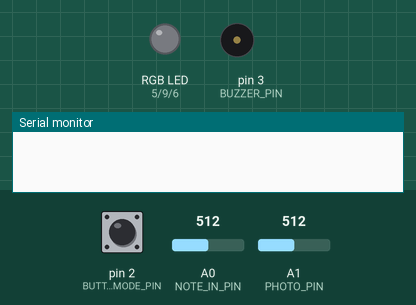
A sketch run on a simulated Arduino Uno, built with avr-gcc and run on an emulated ATmega328P. Shown: an RGB LED mixed from three pins (HIGH = lit), buzzer (waves = sounding), the last lines printed to the serial monitor. The inputs (shaded band) are chosen by the test bench; at power-on: pin 2 (BUTTON_MODE_PIN) LOW, A1 (PHOTO_PIN) = 512, A0 (NOTE_IN_PIN) = 512.

Above: at 1.2 s.
1.3 s: pin 2 (BUTTON_MODE_PIN) pulled HIGH for 1 s
At 3.0 s:
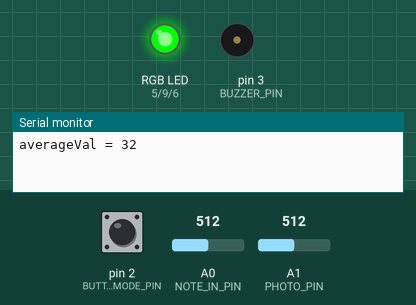
4.0 s: pin 2 (BUTTON_MODE_PIN) pulled HIGH for 3.2 s
At 7.9 s:
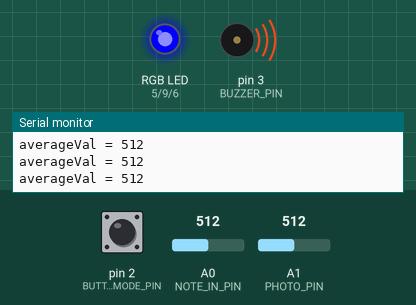
8.7 s: A1 (PHOTO_PIN) set to 106
At 9.7 s:
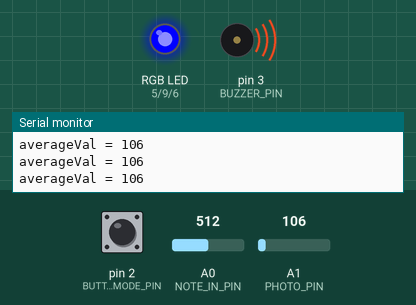
11.7 s: A1 (PHOTO_PIN) set to 90
At 12.5 s:
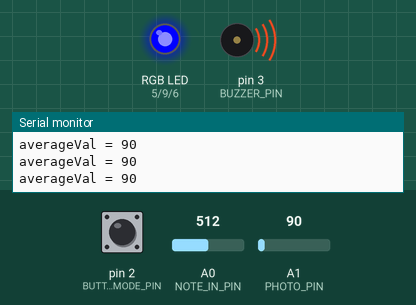
14.7 s: pin 2 (BUTTON_MODE_PIN) pulled HIGH for 0.15 s
At 15.6 s:
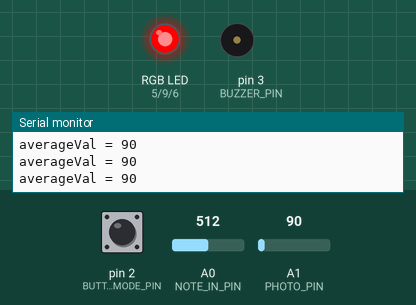
Timing chart, 0 to 17.6 s (numbered marks = the images above; inputs shaded):
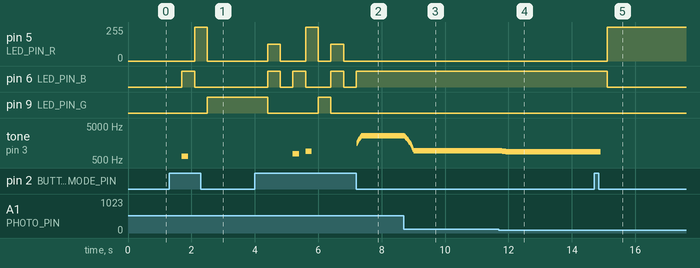

The sketch:

CART_360_ETUDE_3.ino
```cpp
/**********************ETUDE 3 CART 360 2017*******************************
 * WELCOME! IN THIS ETUDE WE WILL USE TIMERS & THE RUNNING AVERAGE
 * THE PURPOSE OF THIS EXERCISE IS EXTEND ETUDE_2 WITH THE FOLLOWING FUNCTIONALITY:
 * 1/ WE WILL CHANGE THE RECORD MODE SUCH THAT IT NOT ONLY RECORDS THE NOTE BUT THE DURATION THAT NOTE WAS PRESSED AS WELL
 * WE WILL ALLOW A USER TO HOLD DOWN A BUTTON FOR A MAXIMUM OF 5 SECONDS
 * 2/ WE WILL ADD A PHOTOCELL TO INCORPORATE FREQUENCY MODULATION - WHEN YOU PRESS A BUTTON AND AFFECT THE PHOTOCELL,
 * THE FREQUENCY WILL CHANGE
 * 3/ IN RECORD MODE -YOU WILL PLAY THE NOTE LIVE WITH THE LIVE VALUE OF THE PHOTOCELL, IN PLAYBACK YOU WILL USE THE AVERAGE
 * PHOTOCELL VALUE AS AN OFFSET TO THE FREQUENCY
 * 4/ WE WILL HAVE A NEW PLAYMODE WHICH WILL PLAYBACK THE FREQUENCY+AVERAGE PHOTO VAL AND THE DURATION ASSOCIATED WITH THE NOTE
 * 5/ ADDITIONALLY, IN PLAYBACK, THE LED COLOR WILL CHANGE BRIGHTNESS ACCORDING TO THE NOTE VALUE
 * 6/ RE-IMPLEMENT THE LIVE MODE TO INCORPORATE THE PHOTOCELL VALUE
 * PLEASE NOTE:: THE OTHER NEW FUNCTIONS(BESIDES 6/)TO IMPLEMENT ARE AT THE BOTTOM OF THE CODE...


 * PLEASE FOLLOW THE INSTRUCTIONS IN THE COMMENTS:
 * DO NOT ADD ANY MORE FUNCTION DEFINITIONS
 * ONLY IMPLEMENT THE FUNCTION DEFINITIONS SUPPLIED
 * THERE IS NO NEED TO ADD ANY NEW VARIABLES OR CONSTANTS
 * PROVIDE COMMENTS FOR ANY OF THE CODE IMPLEMENTED
 * GOOD LUCK!
 */
/**** CONSTANTS ********************************************************/

#define BUTTON_MODE_PIN 2 // Button to change the mode

// constants for RGB LED
#define LED_PIN_R 5 // R PIN
#define LED_PIN_G 9 // G PIN
#define LED_PIN_B 6 // B PIN

// constant for note in (button-resistor ladder on breadboard)
# define NOTE_IN_PIN A0

//constant for max number of notes in array
#define MAX_NOTES 16

// a constant for duration
const int duration =200;

// constant for pin to output for buzzer
#define BUZZER_PIN 3 // PWM

// constant for input from photo cell
#define PHOTO_PIN A1

// constant for size of running samples array (for averging)
#define RUNNING_SAMPLES 16

// max pressing time
const int MAX_PRESS_TIME = 5000;

/******** VARIABLES *****************************************************/
// counter for how many notes we have
int countNotes =0;
// array to hold the notes played (for record/play mode)
int notes [MAX_NOTES];
int mode =0; // start at off
/******** VARIABLES FOR ETUDE 3 *****************************************************/
// NEW FOR ETUDE 3: array to hold durations
// will be a parallel array to the notes array -
// meaning that at index 0 of notes[] is stored the 1st frequency, and at index 0 of
// the durations array  is stored the 1st duration for THAT note....
int durations [MAX_NOTES];

// boolean to determine if a note button was being pressed:
boolean activeNoteButton = false;

// keep track of the active frequency
int activeFrequency = 0;

// keep track of offset Freq generated by the photocell
int offsetFrequency = 0;

// keep track of average Freq generated by the photocell
int averageOffsetFreq = 0;

// timer vars
unsigned long timePassed;
unsigned long startTime;

// var to hold the note pressed
int testNote;

// vars for averageing
int runningAverageBuffer[RUNNING_SAMPLES];
int nextCount = 0;

/*************************************************************************/


/**********************SETUP() DO NOT CHANGE*******************************/
// Declare pin mode for the single digital input
void setup()
{
  pinMode(BUTTON_MODE_PIN, INPUT);
  Serial.begin(9600);
}

/**********************LOOP() DO NOT CHANGE *******************************
 * INSTRUCTIONS:
 * There is NO NEED to change the loop - it establishes the flow of the program
 * We call here 3 functions repeatedly:
 * 1: chooseMode(): this function will determine the mode that your program is in
 * based on if the button (linked to the BUTTON_MODE_PIN) was pressed
 * 2: setRGB(): will set the color of the RGB LED based on the value of the mode variable
 * 3: selectMode(): will determine which function to call based on the value of the mode variable

**************************************************************************/
void loop()
{
  chooseMode();
  setRGB();
  selectMode();
}
/******************CHOOSEMODE() *********************************
 * INSTRUCTIONS:
 * Read the value from the Button (linked to the BUTTON_MODE_PIN) and
 * if is being pressed then change the mode variable.
 * REMEMBER:
 * mode == 0 is reset
 * mode == 1 is live
 * mode == 2 is record
 * mode == 3 is play
 * mode == 4 is loopMode
 * Every time the user presses the button, the program will go to the next mode,
 * once it reaches 4, it should go back to mode == 0.
 * (i.e. if mode ==2 and we press, then mode ==3) ...
**************************************************************************/
void chooseMode(){
  if (digitalRead(BUTTON_MODE_PIN) == HIGH)
  {
    delay(400);
    if (mode < 4) mode++;
    else mode = 0;
  }
}

/******************SETRGB()*********************************************
 * INSTRUCTIONS:
 * Depending on the value of the mode variable:
 * if the mode is 0 - RGB LED IS OFF
 * if the mode is 1 - RGB LED IS BLUE
 * if mode is 2 - RGB LED IS RED
 * if mode is 3 - RGB LED IS GREEN
 * if mode is 4 - RGB LED iS PURPLE
 * YOU MUST USE A SWITCH CASE CONSTRUCT (NOT A SERIES OF IF / ELSE STATEMENTS
**************************************************************************/
void setRGB()
{
  switch (mode)
  {
    case 0:
      {
        analogWrite(LED_PIN_R, 0);   // Turn on the LED -R
        analogWrite(LED_PIN_G, 0);   // Turn on the LED -G
        analogWrite(LED_PIN_B, 0);   // Turn on the LED -B
        break;
      }
    case 1:
      {
        analogWrite(LED_PIN_R, 0);   // Turn on the LED -R
        analogWrite(LED_PIN_G, 0);   // Turn on the LED -G
        analogWrite(LED_PIN_B, 255);   // Turn on the LED -B
        break;
      }
    case 2:
      {
        analogWrite(LED_PIN_R, 255);   // Turn on the LED -R
        analogWrite(LED_PIN_G, 0);   // Turn on the LED -G
        analogWrite(LED_PIN_B, 0);   // Turn on the LED -B
        break;
      }
    case 3:
      {
        analogWrite(LED_PIN_R, 0);   // Turn on the LED -R
        analogWrite(LED_PIN_G, 255);   // Turn on the LED -G
        analogWrite(LED_PIN_B, 0);   // Turn on the LED -B
        break;
      }

    case 4:
      {
        analogWrite(LED_PIN_R, 125);   // Turn on the LED -R
        analogWrite(LED_PIN_G, 0);   // Turn on the LED -G
        analogWrite(LED_PIN_B, 255);   // Turn on the LED -B
        break;
      }
    default:
      {
        // do nothing
        break;
      }
  }
}
/**********************SELECTMODE() *******************************
 * INSTRUCTIONS:
 * There is NO NEED to change this function - it selects WHICH function should run based on the mode variable
 * There are 4 possibilities
 * 1: reset(): this function will reset any arrays etc, and will do nothing else
 * 2: live(): this function will play the corresponding notes
 * to the user pressing the respective buttons.
 * NOTE:: the notes played are NOT stored
 * 3: record(): this function will play the corresponding notes
 * to the user pressing the respective buttons
 * AND will STORE up to 16 consecutive notes in an array.
 * 4: play(): this function will playback any notes stored in the array that were recorded
 * in the previous mode
 * 5: loopMode(): this function will playback any notes stored in the array that were recorded,
 * BUT unlike the previous mode, you can choose in which sequence the notes are played.
 * REQUIRED: only play notes from the array (no live stuff)

******************************************************************************/
void selectMode()
{
  if(mode ==0) {
    reset();
  }
  else if(mode ==1) {
    live();
  }
  else if(mode ==2) {
    //record();
    /******NEW*********/
    recordWithDuration();
  }

  else if(mode ==3) {
    //play();
    /******NEW*********/
    playWithDuration();
  }

   else if(mode ==4) {
    loopMode();
  }
}
/******************RESET() **************************************
 * INSTRUCTIONS:
 * this function should ensure that any notes recorded are no longer available
**************************************************************************/
void reset()
{
 countNotes = 0;

}
/******************LIVE()  - RE-IMPLEMENT **************************************
 * INSTRUCTIONS:
 * this function will play the corresponding notes
 * to the user pressing the respective buttons
 * NOTE:: the notes played are NOT stored
 * SO: you need read in the input from the analog input (linked to the button-resistor ladder combo)
 * ALSO - get the value of the photo cell and combine it with the note frequency
 * THEN - output the note to the buzzer using the tone() function, as 3rd argument
 * make the duration value == to 100
**************************************************************************/
void live()
{

playCurrentNote();

}

/******************LOOPMODE(): DONE************************************
 * INSTRUCTIONS:
 * this function will playback any notes stored in the array that were recorded
 * in the previous mode
 * SO: you need to go through the array of values (be careful - the user may not have put in MAX_NOTES)
 * READ values IN ANY ORDERING (You MUST use the array - but you can determine your own sequence)
 * AND output each note to the buzzer using the tone() function
 * ALSO: as long as we are in this mode, the notes are played over and over again
 * BE CAREFUL: make sure you allow for the user to get to another mode from the mode button...
**************************************************************************/
void loopMode()
{
  for (int i = 0; i < countNotes; i++)
  {
    /* https://www.arduino.cc/en/Reference/Tone */
    tone(BUZZER_PIN, notes[i], duration);
    delay(duration); // wait for tone to finish
    //check if mode button is pressed
    if (digitalRead(BUTTON_MODE_PIN) == HIGH) {
      break;
    }
  }
  for (int i = countNotes - 1; i >= 0; i--)
  {
    /* https://www.arduino.cc/en/Reference/Tone */
    tone(BUZZER_PIN, notes[i], duration);
    delay(duration); // wait for tone to finish
    //check if mode button is pressed
    if (digitalRead(BUTTON_MODE_PIN) == HIGH) {
      break;
    }
  }
}

/******************RECORDWITHDURATION(): IMPLEMENT *********************************
 * INSTRUCTIONS:
 * this function will play the corresponding notes
 * to the user pressing the respective buttons
 * AND will STORE up to 16 consecutive notes in an array.
 * It will ALSO use a timer to keep track of how long the current note button has been pressed
 * It will ALSO sample the photocell value to be used live as well as calling the function to calculate
 * the running average of the photocell value
 * SO:I have implemented a basic framework for you to follow - the basic state machine.
 * YOUR JOB is to implement the NEW functions that get called within the framework...
**************************************************************************/
void recordWithDuration()
{
  // to handle a little bit of noise
  int theAdjuster = 8;

    // check we have not stored more than 16 notes
    if (countNotes < MAX_NOTES)
    {
      // read in the value from button press
      testNote = analogRead(NOTE_IN_PIN);
      /*** STATE A::: *******************************************
       *  IF the testNote is > theAdjuster AND the timer has not reached 5 secs:
       *  This means we are pressing on a note button
       */
      if (testNote > theAdjuster && (timePassed < MAX_PRESS_TIME)) {
        /*** STATE AA::: *******************************************
         *  IF the boolean is false it means we have just started to press the button
         *  YOU now need to implement the function below which will set up all things
         *  required to have a new timer
        */
        if (activeNoteButton == false)
        {
        /*** FUNCTION TO IMPLEMENT ***/
          startUpTimer();
          activeNoteButton = true;

        }
       /*** STATE AA::: *******************************************
         *  IF the boolean is true it means we are continuing to press the button
         *  YOU now need to implement the function below which will allow for
         *  1/ timer to be updated
         *  2/ get the photoCell Value
         *  3/ get the current running average
        */
        else
        { // update the timer
           /*** FUNCTION TO IMPLEMENT ***/
          updateTimer();
          //Serial.print("timePassed: ");
          //Serial.println(timePassed);
           /*** FUNCTION TO IMPLEMENT ***/
          offsetFrequency = getPhotoFrequency();
           /*** FUNCTION TO IMPLEMENT ***/
          playCurrentNote();
           /*** FUNCTION TO IMPLEMENT ***/
          averageOffsetFreq = getRunningAverage();
         }
      }
       /*** STATE B::: *******************************************
       *  IF the testNote is > min AND the timer HAS reached 5 secs:
       *  then WRITE the code to turn OFF the buzzer.
       */
      else if (testNote > theAdjuster && (timePassed > MAX_PRESS_TIME))
      {

        // WRITE the code to turn OFF the buzzer

        noTone(BUZZER_PIN);

      }
       /*** STATE C::: *******************************************
       *  IF the testNote is < min AND the boolean is true
       *  this means we have STOPPED pressing the button
       *  YOU: need to implement the function to update the arrays etc
       */
      else if ((testNote <= theAdjuster && activeNoteButton == true) ) {
         /*** FUNCTION TO IMPLEMENT ***/
        updateArraysWithNoteAndTimings();
      }

    }


}

/******************STARTUPTIMER(): IMPLEMENT *********************************
 * INSTRUCTIONS:
 * this function will set all required variables to reset the timer
**************************************************************************/
void startUpTimer()
{
  //IMPLEMENT
  startTime = millis();
  timePassed = 0;

}
/******************UPDATETIMER(): IMPLEMENT *********************************
 * INSTRUCTIONS:
 * this function will update the current timer
**************************************************************************/
void updateTimer()
{

  timePassed = millis() - startTime;      //marks how much time has passed since timer was started

}
/******************PLAYCURRENTNOTE(): IMPLEMENT *********************************
 * INSTRUCTIONS:
 * this function will play the current note being pressed in RecordDuration mode
 * and the frequency should be note value + offset from photocell
 * add as the 3rd parameter to the tone() a duration of 100
**************************************************************************/
void playCurrentNote()
{
   offsetFrequency = getPhotoFrequency();

    if(analogRead(NOTE_IN_PIN) > 5){
      tone(BUZZER_PIN, (analogRead(NOTE_IN_PIN) + (getRunningAverage()*4)), duration);  //note played is button input + photocell input
    }
    activeFrequency = testNote;

}
/******************UPDATEARRAYSWITHNOTEANDTIMINGS(): IMPLEMENT *********************************
 * INSTRUCTIONS:
 * this function will handle the case where the note is no longer being pressed:
 * you need to update the arrays
 * NOTE: please for the note value - combine with the running average val from the photocell
 * reset the necessary booleans
 * reset any counters
**************************************************************************/
void updateArraysWithNoteAndTimings()
{
  //IMPLEMENT
  notes[countNotes] = activeFrequency;
  durations[countNotes] = timePassed;

  countNotes++;

  activeNoteButton = false;
  timePassed = 0;
}
/******************GETPHOTOFREQUENCY(): IMPLEMENT *********************************
 * INSTRUCTIONS:
 * this function will get input from the photocell
 * please scale and return the value accordingly
**************************************************************************/
int getPhotoFrequency()
{
  return analogRead(PHOTO_PIN);
}

/******************GETRUNNINGAVERAGE(): IMPLEMENT *********************************
 * INSTRUCTIONS:
 * this function should compute the running average of the photcell value (returned from the
 * getPhotoFrequency() function).
**************************************************************************/
int getRunningAverage()
{
  int sampleTotal = 0;
  int rawSenseVal = getPhotoFrequency();

  runningAverageBuffer[nextCount] = rawSenseVal;

  nextCount++;
  if(nextCount >= RUNNING_SAMPLES){
    nextCount = 0;
  }

  int currentSum = 0;

  for(int i = 0; i < RUNNING_SAMPLES; i++){

    currentSum += runningAverageBuffer[i];
    //delay (1);
  }

  int averageVal = (currentSum / RUNNING_SAMPLES);

  Serial.print("averageVal = ");
  Serial.println(averageVal);

  return averageVal;

}
/******************COLORLED(): IMPLEMENT *********************************
 * INSTRUCTIONS:
 * this function will change the color of the led (in playback mode) to have the brightness
 * adjusted according to the frequency of the note being played (range : 0-255)
**************************************************************************/
void colorLED(int col1)
{
  analogWrite(LED_PIN_R, col1 + 100);   //col1 effects led colors in different ways bucause of values added to it
  analogWrite(LED_PIN_G, col1);
  analogWrite(LED_PIN_B, col1 + 50);

}
/******************PLAYWITHDURATION(): IMPLEMENT *********************************
 * INSTRUCTIONS:
 * this function will got through the notes array and play back the note and
 * its corresponding duration value.
 * NOTE: we have not implemented any case/code for pauses  - this can be a fixed value
 * ALSO: call the function to change the color of the LED using the correct argument.
 * ALSO: note that the mode button will not be super responsive UNLESS you press the button
 * continuously - that is ok for this etude.
**************************************************************************/
void playWithDuration()
{
  //IMPLEMENT
  for(int i=0; i<countNotes;i++)
  {
    tone(BUZZER_PIN, notes[i], durations[i]);
    delay(durations[i]);

    if(digitalRead(BUTTON_MODE_PIN) == HIGH)
      break;

    delay(100); // wait for tone to finish
    colorLED(notes[i]);

    if(digitalRead(BUTTON_MODE_PIN) == HIGH)
      break;

  }
}

/******************PLAY(): SOLUTION: ETUDE_2 ************************************
 * INSTRUCTIONS:
 * this function will playback any notes stored in the array that were recorded
 * in the previous mode
 * SO: you need to go through the array of values (be careful - the user may not have put in MAX_NOTES)
 * READ each value IN ORDER
 * AND output each note to the buzzer using the tone() function
 * ALSO: as long as we are in this mode, the notes are played over and over again
 * BE CAREFUL: make sure you allow for the user to get to another mode from the mode button...
**************************************************************************/
void play()
{

  for(int i=0; i<countNotes;i++)
  {
    /* https://www.arduino.cc/en/Reference/Tone */
    tone(BUZZER_PIN, notes[i], duration);
    delay(duration); // wait for tone to finish
    //check if mode button is pressed
    if(digitalRead(BUTTON_MODE_PIN) ==HIGH){break;}
  }
}
/******************RECORD(): SOLUTION_ETUDE_2 **********************************
 * INSTRUCTIONS:
 * this function will play the corresponding notes
 * to the user pressing the respective buttons
 * AND will STORE up to 16 consecutive notes in an array.
 * SO:you need read in the input from the analog input (linked to the button-resistor ladder combo)
 * AND - output the note to the buzzer using the tone() function
 * THEN store that note in the array  - BE CAREFUL - you can only allow for up to MAX_NOTES to be stored
********************************************************************************/
void record()
{

  if(countNotes < MAX_NOTES)
  {
    // add a note to the array if have a value
    int testNote = analogRead(NOTE_IN_PIN);
    if(testNote>0)
    {
      notes[countNotes] = testNote; // possible vals?
      tone(BUZZER_PIN, notes[countNotes], duration);
      delay(duration); // wait for tone to finish
      countNotes++;
      delay(100);
    }

  }
}
/*********************************************************************************/
```

Measured:
- after the input at 1.3 s, pin 5 (LED_PIN_R): 0/255 → 255/255 after 0.80 s, → 0/255 0.40 s later; pin 6 (LED_PIN_B): LOW → HIGH after 0.40 s, → LOW 0.40 s later; pin 9 (LED_PIN_G): LOW → HIGH after 1.2 s; tone on pin 3 (BUZZER_PIN): silent → 640 Hz after 0.40 s, → silent 0.20 s later
- after the input at 4.0 s, pin 5 (LED_PIN_R): 0/255 → 125/255 after 0.40 s, → 0/255 0.40 s later, → 255/255 0.80 s later, → 0/255 0.40 s later, … (6 changes in this stretch); pin 6 (LED_PIN_B): goes HIGH 0.40 s, LOW 0.40 s, HIGH 0.40 s, LOW 0.80 s, HIGH 0.40 s, LOW 0.40 s, then HIGH, starting after 0.40 s
- after the input at 8.7 s, tone on pin 3 (BUZZER_PIN): plays 2456 Hz for 0.02 s, 2356 Hz for 0.02 s, 2252 Hz for 0.02 s, 2152 Hz for 0.02 s, 2052 Hz for 0.02 s, 1948 Hz for 0.02 s … (16 notes in this stretch), starting at once
- after the input at 11.7 s, tone on pin 3 (BUZZER_PIN): plays 932 Hz for 0.02 s, 928 Hz for 0.02 s, 924 Hz for 0.02 s, 920 Hz for 0.02 s, 916 Hz for 0.02 s, 912 Hz for 0.02 s … (16 notes in this stretch), starting at once
- after the input at 14.7 s, pin 5 (LED_PIN_R): 0/255 → 255/255 after 0.41 s; pin 6 (LED_PIN_B): HIGH → LOW after 0.41 s; tone on pin 3 (BUZZER_PIN): 872 Hz → silent after 0.21 s
